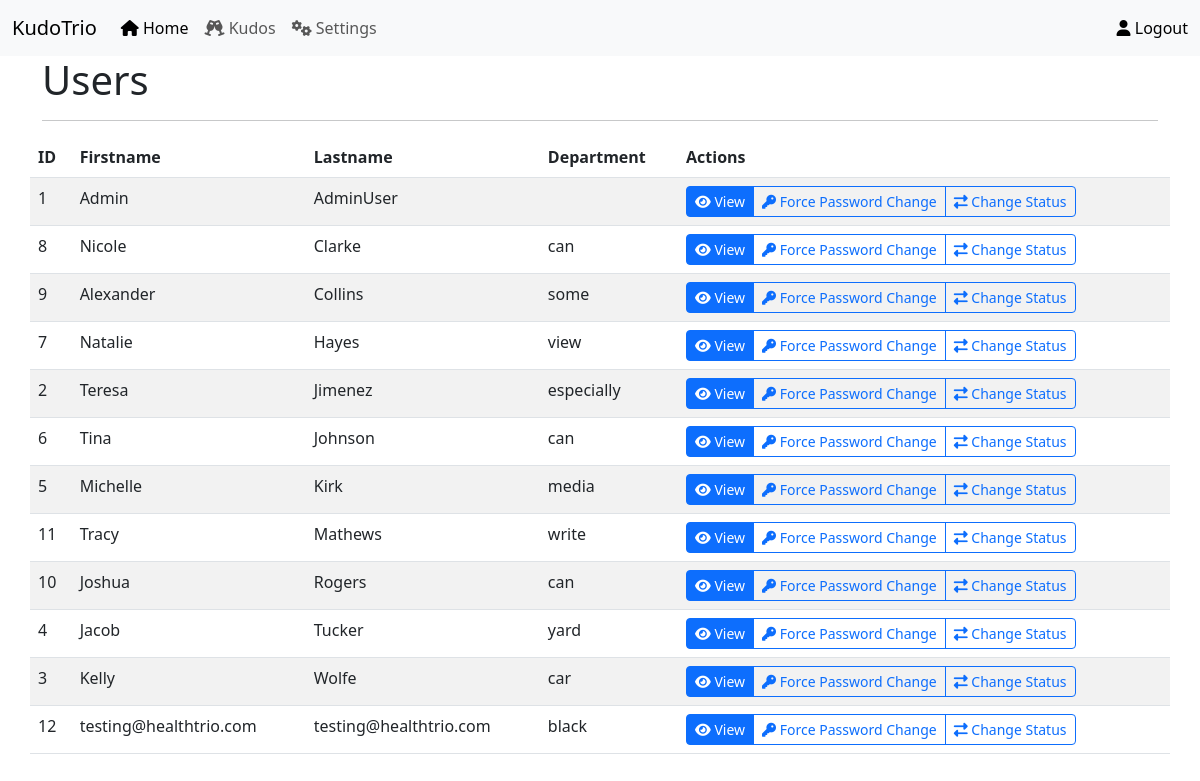
Page /settings/users (signed in) on the committed database.
### src/models.py (models this page shows, shortened)
class User(db.Model, UserMixin):
    __tablename__ = "users"
    id = db.Column(db.Integer, primary_key=True)
    department_id = db.Column(db.Integer, db.ForeignKey("departments.id"))
    email = db.Column(db.String(255), unique=True, index=True)
    password_hash = db.Column(db.String(128))
    firstname = db.Column(db.String(255))
    lastname = db.Column(db.String(255))
    role = db.Column(db.String(255))
    status = db.Column(db.String(255), default="active")
    created_date = db.Column(db.DateTime, nullable=False,
                             default=datetime.utcnow)
    created_by = db.Column(db.Integer, db.ForeignKey("users.id"))
    updated_date = db.Column(db.DateTime)
    updated_by = db.Column(db.Integer, db.ForeignKey("users.id"))

class Departments(db.Model):
    __tablename__ = "departments"
    id = db.Column(db.Integer, primary_key=True)
    name = db.Column(db.String(255))
    created_date = db.Column(db.DateTime, nullable=False,
                             default=datetime.utcnow)
    created_by = db.Column(db.Integer, db.ForeignKey("users.id"))
    updated_date = db.Column(db.DateTime)
    updated_by = db.Column(db.Integer, db.ForeignKey("users.id"))

### src/settings/views.py (the view)
@settings_bp.route("/settings/users")
@login_required
@admin_required
def settings_users():
    users = (
        db.session.query(
            User.id,
            User.firstname,
            User.lastname,
            User.department_id,
            Departments.name,
        )
        .outerjoin(Departments, User.department_id == Departments.id)
        .order_by(User.lastname)
        .all()
    )
    return render_template("settings/users.html",
                           title="Users",
                           users=users)

### src/models.py (called while the page is built)
@login_manager.user_loader
def load_user(user_id):
    return User.query.get(user_id)

### src/templates/settings/users.html (shortened to what this page needs)
{% extends "base.html" %} {% block content %}
<div class="container">
  <h1>Users</h1>
  <hr />
  <div class="row">
    <table class="table table-striped">
      <thead>
        <tr>
          <th scope="col">ID</th>
          <th scope="col">Firstname</th>
          <th scope="col">Lastname</th>
          <th scope="col">Department</th>
          <th scope="col">Actions</th>
        </tr>
      </thead>
      <tbody>
        {% for user in users %}
        <tr>
          <td>{{ user.id }}</td>
          <td>{{ user.firstname }}</td>
          <td>{{ user.lastname }}</td>
          <td>
            {% if user.department_id %} {{ user.name }} {% endif %}
          </td>
          <td>
            <div class="btn-group" role="group" aria-label="actions">
              <a href="#" class="btn btn-primary btn-sm"
                ><i class="fa fa-eye"></i> View</a
              >
              <a href="#" class="btn btn-outline-primary btn-sm"
                ><i class="fa fa-key"></i> Force Password Change</a
              >
              <a href="#" class="btn btn-outline-primary btn-sm"
                ><i class="fa fa-right-left"></i> Change Status</a
              >
            </div>
          </td>
        </tr>
        {% endfor %}
      </tbody>
    </table>
  </div>
</div>
{% endblock content %}

### rows in the picture
User: id "1", firstname "Admin", lastname "AdminUser"
User: id "8", firstname "Nicole", lastname "Clarke", name "can"
User: id "9", firstname "Alexander", lastname "Collins", name "some"
User: id "7", firstname "Natalie", lastname "Hayes", name "view"
User: id "2", firstname "Teresa", lastname "Jimenez", name "especially"
User: id "6", firstname "Tina", lastname "Johnson", name "can"
User: id "5", firstname "Michelle", lastname "Kirk", name "media"
User: id "11", firstname "Tracy", lastname "Mathews", name "write"
User: id "10", firstname "Joshua", lastname "Rogers", name "can"
User: id "4", firstname "Jacob", lastname "Tucker", name "yard"
User: id "3", firstname "Kelly", lastname "Wolfe", name "car"
User: id "12", firstname "testing@healthtrio.com", lastname "testing@healthtrio.com", name "black"
